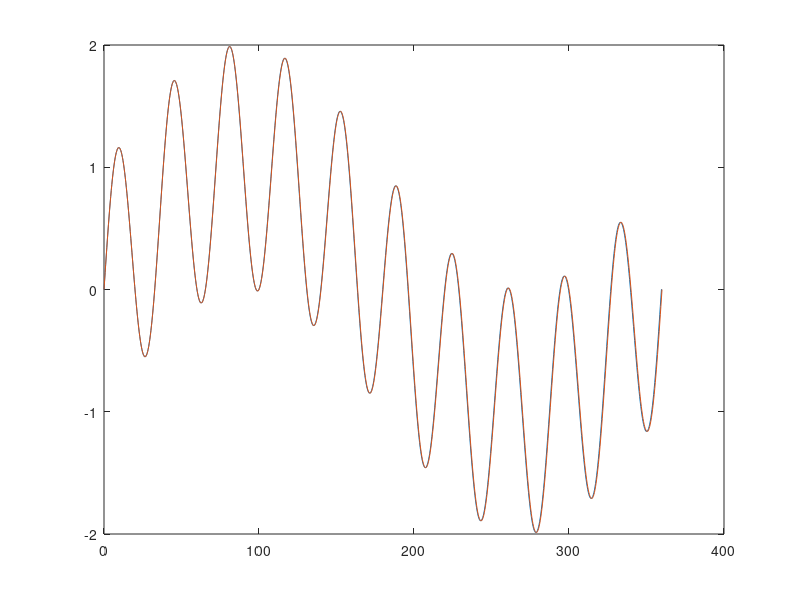

This chart was generated by the following MATLAB code:
   theta=linspace(0,360,1000);
   Lincos=sind(theta)+sind(10.*theta);
   
   
   
   L=length(Lincos);
            T=1/L;      %imam eno periodo
            Fs=1/T;
            n = L;
            dim = (min(size(Lincos))~=1)+1;
            if size(Lincos,2)==L
            Lincos=Lincos';
            end
            Y=fft(Lincos,n,dim);
            P2 = abs(Y/n);
            if dim==1
              
                P1 = P2(1:n/2+1);
                P1(2:end-1) = 2*P1(2:end-1);
                P1(1)=mean(Lincos);
                
            else
                P1 = P2(:,1:n/2+1);
                P1(:,2:end-1) = 2.*P1(:,2:end-1);
                P1(:,1)=mean(Lincos,2);
                
            end
            
            phs=angle(fftshift(Y));
            phase=[phs(n/2+1:end);-phs(1)]*180/pi;
            amps=P1;
            
            out=0;
            for i=0:length(amps)-1
            out=out+amps(i+1).*cosd(i.*theta+phase(i+1));
            end
            plot(theta,out,theta,Lincos);
            